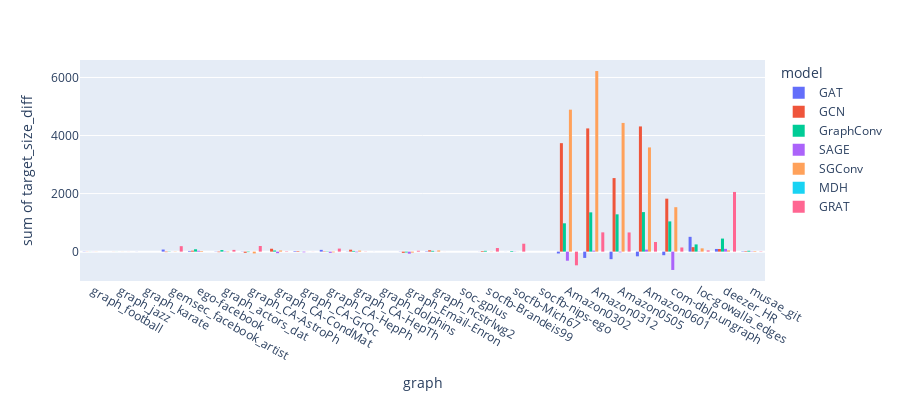

Notebook code cell kept with this figure:
### Code cell
fig = px.histogram(Full, x="graph", y="target_size_diff",
             color='model', barmode='group',
             height=400)
fig.show()

### Figure 1 — Plotly figure (JSON) as saved in the notebook; plotly's stock layout.template omitted (floating-point values rounded to 4 significant figures)
{"data": [{"alignmentgroup": "True", "bingroup": "x", "histfunc": "sum", "hovertemplate": "model=GAT<br>graph=%{x}<br>sum of target_size_diff=%{y}<extra></extra>", "legendgroup": "GAT", "marker": {"color": "#636efa"}, "name": "GAT", "offsetgroup": "GAT", "orientation": "v", "showlegend": true, "type": "histogram", "x": ["graph_football", "graph_jazz", "graph_karate", "gemsec_facebook_artist", "ego-facebook", "graph_actors_dat", "graph_CA-AstroPh", "graph_CA-CondMat", "graph_CA-GrQc", "graph_CA-HepPh", "graph_CA-HepTh", "graph_dolphins", "graph_Email-Enron", "graph_ncstrlwg2", "soc-gplus", "socfb-Brandeis99", "socfb-Mich67", "socfb-nips-ego", "Amazon0302", "Amazon0312", "Amazon0505", "Amazon0601", "com-dblp.ungraph", "loc-gowalla_edges", "deezer_HR", "musae_git"], "xaxis": "x", "y": [7, 1, 3, 72, 24, 7, -7, 1, 19, 61, 6, 2, -6, 12, -1, 3, 2, 0, -64, -216, -260, -161, -123, 510, 92, 12], "yaxis": "y"}, {"alignmentgroup": "True", "bingroup": "x", "histfunc": "sum", "hovertemplate": "model=GCN<br>graph=%{x}<br>sum of target_size_diff=%{y}<extra></extra>", "legendgroup": "GCN", "marker": {"color": "#EF553B"}, "name": "GCN", "offsetgroup": "GCN", "orientation": "v", "showlegend": true, "type": "histogram", "x": ["graph_football", "graph_jazz", "graph_karate", "gemsec_facebook_artist", "ego-facebook", "graph_actors_dat", "graph_CA-AstroPh", "graph_CA-CondMat", "graph_CA-GrQc", "graph_CA-HepPh", "graph_CA-HepTh", "graph_dolphins", "graph_Email-Enron", "graph_ncstrlwg2", "soc-gplus", "socfb-Brandeis99", "socfb-Mich67", "socfb-nips-ego", "Amazon0302", "Amazon0312", "Amazon0505", "Amazon0601", "com-dblp.ungraph", "loc-gowalla_edges", "deezer_HR", "musae_git"], "xaxis": "x", "y": [4, -2, 0, -17, 33, -19, -40, 100, 19, -12, 67, 0, -42, 47, 0, 23, 1, 0, 3737, 4245, 2534, 4313, 1825, 154, 91, 18], "yaxis": "y"}, {"alignmentgroup": "True", "bingroup": "x", "histfunc": "sum", "hovertemplate": "model=GraphConv<br>graph=%{x}<br>sum of target_size_diff=%{y}<extra></extra>", "legendgroup": "GraphConv", "marker": {"color": "#00cc96"}, "name": "GraphConv", "offsetgroup": "GraphConv", "orientation": "v", "showlegend": true, "type": "histogram", "x": ["graph_football", "graph_jazz", "graph_karate", "gemsec_facebook_artist", "ego-facebook", "graph_actors_dat", "graph_CA-AstroPh", "graph_CA-CondMat", "graph_CA-GrQc", "graph_CA-HepPh", "graph_CA-HepTh", "graph_dolphins", "graph_Email-Enron", "graph_ncstrlwg2", "soc-gplus", "socfb-Brandeis99", "socfb-Mich67", "socfb-nips-ego", "Amazon0302", "Amazon0312", "Amazon0505", "Amazon0601", "com-dblp.ungraph", "loc-gowalla_edges", "deezer_HR", "musae_git"], "xaxis": "x", "y": [3, 2, 1, -9, 81, 54, -17, 39, -4, -10, 25, 0, -29, 27, 0, 28, 23, 0, 976, 1353, 1285, 1362, 1042, 249, 450, 30], "yaxis": "y"}, {"alignmentgroup": "True", "bingroup": "x", "histfunc": "sum", "hovertemplate": "model=SAGE<br>graph=%{x}<br>sum of target_size_diff=%{y}<extra></extra>", "legendgroup": "SAGE", "marker": {"color": "#ab63fa"}, "name": "SAGE", "offsetgroup": "SAGE", "orientation": "v", "showlegend": true, "type": "histogram", "x": ["graph_football", "graph_jazz", "graph_karate", "gemsec_facebook_artist", "ego-facebook", "graph_actors_dat", "graph_CA-AstroPh", "graph_CA-CondMat", "graph_CA-GrQc", "graph_CA-HepPh", "graph_CA-HepTh", "graph_dolphins", "graph_Email-Enron", "graph_ncstrlwg2", "soc-gplus", "socfb-Brandeis99", "socfb-Mich67", "socfb-nips-ego", "Amazon0302", "Amazon0312", "Amazon0505", "Amazon0601", "com-dblp.ungraph", "loc-gowalla_edges", "deezer_HR", "musae_git"], "xaxis": "x", "y": [3, -1, 0, 2, 30, -16, -3, -53, -23, -42, -22, 0, -71, -6, 0, 0, 7, 0, -313, 34, -25, 69, -631, 10, 96, 10], "yaxis": "y"}, {"alignmentgroup": "True", "bingroup": "x", "histfunc": "sum", "hovertemplate": "model=SGConv<br>graph=%{x}<br>sum of target_size_diff=%{y}<extra></extra>", "legendgroup": "SGConv", "marker": {"color": "#FFA15A"}, "name": "SGConv", "offsetgroup": "SGConv", "orientation": "v", "showlegend": true, "type": "histogram", "x": ["graph_football", "graph_jazz", "graph_karate", "gemsec_facebook_artist", "ego-facebook", "graph_actors_dat", "graph_CA-AstroPh", "graph_CA-CondMat", "graph_CA-GrQc", "graph_CA-HepPh", "graph_CA-HepTh", "graph_dolphins", "graph_Email-Enron", "graph_ncstrlwg2", "soc-gplus", "socfb-Brandeis99", "socfb-Mich67", "socfb-nips-ego", "Amazon0302", "Amazon0312", "Amazon0505", "Amazon0601", "com-dblp.ungraph", "loc-gowalla_edges", "deezer_HR", "musae_git"], "xaxis": "x", "y": [4, -2, 0, -7, 21, -19, -62, 40, 3, -25, 36, 0, -33, 41, 0, 6, 3, 0, 4891, 6221, 4434, 3590, 1531, 113, 42, 18], "yaxis": "y"}, {"alignmentgroup": "True", "bingroup": "x", "histfunc": "sum", "hovertemplate": "model=MDH<br>graph=%{x}<br>sum of target_size_diff=%{y}<extra></extra>", "legendgroup": "MDH", "marker": {"color": "#19d3f3"}, "name": "MDH", "offsetgroup": "MDH", "orientation": "v", "showlegend": true, "type": "histogram", "x": ["graph_football", "graph_jazz", "graph_karate", "gemsec_facebook_artist", "ego-facebook", "graph_actors_dat", "graph_CA-AstroPh", "graph_CA-CondMat", "graph_CA-GrQc", "graph_CA-HepPh", "graph_CA-HepTh", "graph_dolphins", "graph_Email-Enron", "graph_ncstrlwg2", "soc-gplus", "socfb-Brandeis99", "socfb-Mich67", "socfb-nips-ego", "Amazon0302", "Amazon0312", "Amazon0505", "Amazon0601", "com-dblp.ungraph", "loc-gowalla_edges", "deezer_HR", "musae_git"], "xaxis": "x", "y": [0, 0, 0, 0, 0, 0, 0, 0, 0, 0, 0, 0, 0, 0, 0, 0, 0, 0, 0, 0, 0, 0, 0, 0, 0, 0], "yaxis": "y"}, {"alignmentgroup": "True", "bingroup": "x", "histfunc": "sum", "hovertemplate": "model=GRAT<br>graph=%{x}<br>sum of target_size_diff=%{y}<extra></extra>", "legendgroup": "GRAT", "marker": {"color": "#FF6692"}, "name": "GRAT", "offsetgroup": "GRAT", "orientation": "v", "showlegend": true, "type": "histogram", "x": ["graph_football", "graph_jazz", "graph_karate", "gemsec_facebook_artist", "ego-facebook", "graph_actors_dat", "graph_CA-AstroPh", "graph_CA-CondMat", "graph_CA-GrQc", "graph_CA-HepPh", "graph_CA-HepTh", "graph_dolphins", "graph_Email-Enron", "graph_ncstrlwg2", "soc-gplus", "socfb-Brandeis99", "socfb-Mich67", "socfb-nips-ego", "Amazon0302", "Amazon0312", "Amazon0505", "Amazon0601", "com-dblp.ungraph", "loc-gowalla_edges", "deezer_HR", "musae_git"], "xaxis": "x", "y": [1, 2, 0, 188, 0, 60, 194, 13, 3, 105, -6, 0, 30, 2, 0, 124, 273, 0, -471, 664, 661, 332, 143, 43, 2056, 10], "yaxis": "y"}], "layout": {"barmode": "group", "height": 400, "legend": {"title": {"text": "model"}, "tracegroupgap": 0}, "margin": {"t": 60}, "xaxis": {"anchor": "y", "domain": [0, 1], "title": {"text": "graph"}}, "yaxis": {"anchor": "x", "domain": [0, 1], "title": {"text": "sum of target_size_diff"}}}}
